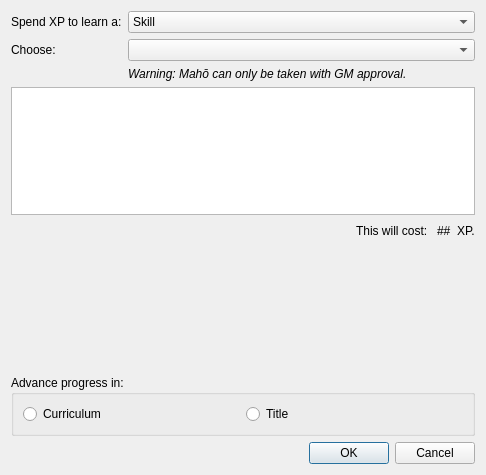
<?xml version="1.0" encoding="UTF-8"?>
<ui version="4.0">
 <class>AddAdvanceDialog</class>
 <widget class="QDialog" name="AddAdvanceDialog">
  <property name="geometry">
   <rect>
    <x>0</x>
    <y>0</y>
    <width>486</width>
    <height>475</height>
   </rect>
  </property>
  <property name="minimumSize">
   <size>
    <width>450</width>
    <height>0</height>
   </size>
  </property>
  <property name="windowTitle">
   <string>Add Advance</string>
  </property>
  <layout class="QVBoxLayout" name="verticalLayout">
   <item>
    <layout class="QFormLayout" name="formLayout">
     <property name="sizeConstraint">
      <enum>QLayout::SetMinimumSize</enum>
     </property>
     <item row="0" column="0">
      <widget class="QLabel" name="label">
       <property name="text">
        <string>Spend XP to learn a:</string>
       </property>
      </widget>
     </item>
     <item row="0" column="1">
      <widget class="QComboBox" name="advtype">
       <item>
        <property name="text">
         <string>Skill</string>
        </property>
       </item>
       <item>
        <property name="text">
         <string>Technique</string>
        </property>
       </item>
       <item>
        <property name="text">
         <string>Ring</string>
        </property>
       </item>
      </widget>
     </item>
     <item row="2" column="0">
      <widget class="QLabel" name="label_2">
       <property name="text">
        <string>Choose:</string>
       </property>
      </widget>
     </item>
     <item row="2" column="1">
      <widget class="QComboBox" name="advchooser_combobox"/>
     </item>
     <item row="3" column="1">
      <widget class="QLabel" name="maho_label">
       <property name="font">
        <font>
         <italic>true</italic>
        </font>
       </property>
       <property name="text">
        <string>Warning: Mahō can only be taken with GM approval.</string>
       </property>
      </widget>
     </item>
    </layout>
   </item>
   <item>
    <widget class="QTableView" name="detailTableView">
     <property name="sizeAdjustPolicy">
      <enum>QAbstractScrollArea::AdjustToContents</enum>
     </property>
     <property name="editTriggers">
      <set>QAbstractItemView::NoEditTriggers</set>
     </property>
     <property name="alternatingRowColors">
      <bool>true</bool>
     </property>
     <property name="selectionMode">
      <enum>QAbstractItemView::SingleSelection</enum>
     </property>
     <property name="selectionBehavior">
      <enum>QAbstractItemView::SelectRows</enum>
     </property>
     <property name="sortingEnabled">
      <bool>true</bool>
     </property>
     <attribute name="horizontalHeaderStretchLastSection">
      <bool>true</bool>
     </attribute>
     <attribute name="verticalHeaderVisible">
      <bool>false</bool>
     </attribute>
    </widget>
   </item>
   <item>
    <layout class="QHBoxLayout" name="horizontalLayout">
     <item>
      <spacer name="horizontalSpacer">
       <property name="orientation">
        <enum>Qt::Horizontal</enum>
       </property>
       <property name="sizeHint" stdset="0">
        <size>
         <width>40</width>
         <height>20</height>
        </size>
       </property>
      </spacer>
     </item>
     <item>
      <widget class="QLabel" name="label_3">
       <property name="text">
        <string>This will cost: </string>
       </property>
      </widget>
     </item>
     <item>
      <widget class="QLabel" name="xp_label">
       <property name="text">
        <string>##</string>
       </property>
      </widget>
     </item>
     <item>
      <widget class="QLabel" name="label_5">
       <property name="text">
        <string>XP.</string>
       </property>
      </widget>
     </item>
    </layout>
   </item>
   <item>
    <spacer name="verticalSpacer">
     <property name="orientation">
      <enum>Qt::Vertical</enum>
     </property>
     <property name="sizeHint" stdset="0">
      <size>
       <width>20</width>
       <height>40</height>
      </size>
     </property>
    </spacer>
   </item>
   <item>
    <widget class="QGroupBox" name="groupBox">
     <property name="title">
      <string>Advance progress in:</string>
     </property>
     <layout class="QHBoxLayout" name="horizontalLayout_2">
      <item>
       <widget class="QRadioButton" name="curriculum_radioButton">
        <property name="text">
         <string>Curriculum</string>
        </property>
       </widget>
      </item>
      <item>
       <widget class="QRadioButton" name="title_radioButton">
        <property name="text">
         <string>Title</string>
        </property>
       </widget>
      </item>
     </layout>
    </widget>
   </item>
   <item>
    <layout class="QHBoxLayout" name="horizontalLayout_3">
     <item>
      <widget class="QLabel" name="warnlabel">
       <property name="text">
        <string/>
       </property>
      </widget>
     </item>
     <item>
      <spacer name="horizontalSpacer_2">
       <property name="orientation">
        <enum>Qt::Horizontal</enum>
       </property>
       <property name="sizeHint" stdset="0">
        <size>
         <width>40</width>
         <height>20</height>
        </size>
       </property>
      </spacer>
     </item>
     <item>
      <widget class="QDialogButtonBox" name="buttonBox">
       <property name="orientation">
        <enum>Qt::Horizontal</enum>
       </property>
       <property name="standardButtons">
        <set>QDialogButtonBox::Cancel|QDialogButtonBox::Ok</set>
       </property>
      </widget>
     </item>
    </layout>
   </item>
  </layout>
 </widget>
 <resources/>
 <connections>
  <connection>
   <sender>buttonBox</sender>
   <signal>accepted()</signal>
   <receiver>AddAdvanceDialog</receiver>
   <slot>accept()</slot>
   <hints>
    <hint type="sourcelabel">
     <x>248</x>
     <y>254</y>
    </hint>
    <hint type="destinationlabel">
     <x>157</x>
     <y>274</y>
    </hint>
   </hints>
  </connection>
  <connection>
   <sender>buttonBox</sender>
   <signal>rejected()</signal>
   <receiver>AddAdvanceDialog</receiver>
   <slot>reject()</slot>
   <hints>
    <hint type="sourcelabel">
     <x>316</x>
     <y>260</y>
    </hint>
    <hint type="destinationlabel">
     <x>286</x>
     <y>274</y>
    </hint>
   </hints>
  </connection>
 </connections>
</ui>
